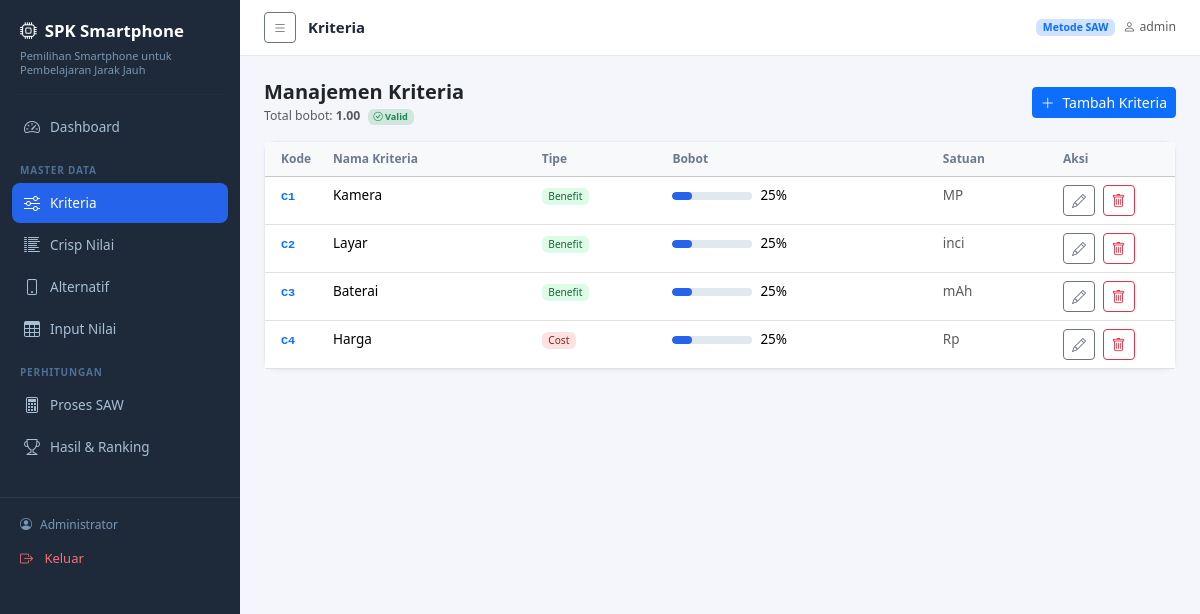
/pages/kriteria.php (signed in), run on the app's committed database.
### tables this page shows
CREATE TABLE kriteria (
    id INT AUTO_INCREMENT PRIMARY KEY,
    kode VARCHAR(10) NOT NULL UNIQUE,
    nama VARCHAR(100) NOT NULL,
    tipe ENUM('benefit','cost') NOT NULL,
    bobot DECIMAL(5,4) NOT NULL,
    satuan VARCHAR(50),
    created_at TIMESTAMP DEFAULT CURRENT_TIMESTAMP
);

### config/database.php (called while the page is built, shortened)
<?php
function getDB(): PDO {
    static $pdo = null;
    if ($pdo === null) {
        try {
            $dsn = "mysql:host=" . DB_HOST . ";port=" . DB_PORT . ";dbname=" . DB_NAME . ";charset=utf8mb4";
            $pdo = new PDO($dsn, DB_USER, DB_PASS, [
                PDO::ATTR_ERRMODE            => PDO::ERRMODE_EXCEPTION,
                PDO::ATTR_DEFAULT_FETCH_MODE => PDO::FETCH_ASSOC,
                PDO::ATTR_EMULATE_PREPARES   => false,
            ]);
        } catch (PDOException $e) {
            die(json_encode(['error' => 'Koneksi database gagal: ' . $e->getMessage()]));
        }
    }
    return $pdo;
}

### includes/SAW.php (called while the page is built, shortened)
<?php
require_once __DIR__ . '/../config/database.php';
class SAW {
    private PDO $db;
    public function __construct() {
        $this->db = getDB();
    }
    public function getAllKriteria(): array {
        return $this->db->query("SELECT * FROM kriteria ORDER BY kode")->fetchAll();
    }
    public function getTotalBobot(): float {
        return (float)($this->db->query("SELECT SUM(bobot) AS t FROM kriteria")->fetch()['t'] ?? 0);
    }
}

### pages/kriteria.php (the view, shortened to what this page needs)
<?php
require_once __DIR__ . '/../includes/SAW.php';
$saw = new SAW();
$kriteria   = $saw->getAllKriteria();
$totalBobot = $saw->getTotalBobot();
include __DIR__ . '/../includes/header.php';
?>
<div class="d-flex justify-content-between align-items-center mb-3">
    <div>
        <h5 class="mb-0 fw-600">Manajemen Kriteria</h5>
        <small class="text-muted">Total bobot: <strong><?= number_format($totalBobot,2) ?></strong>
            <?php if (abs($totalBobot - 1) > 0.001): ?>
                <span class="badge bg-warning text-dark ms-1"><i class="bi bi-exclamation-triangle"></i> Sebaiknya = 1.00</span>
            <?php else: ?>
                <span class="badge bg-success-subtle text-success ms-1"><i class="bi bi-check-circle"></i> Valid</span>
            <?php endif; ?>
        </small>
    </div>
    <button class="btn btn-primary btn-sm" data-bs-toggle="modal" data-bs-target="#modalTambah">
        <i class="bi bi-plus-lg me-1"></i> Tambah Kriteria
    </button>
</div>
<div class="card">
    <div class="card-body p-0">
        <table class="table table-hover mb-0">
            <thead class="table-light">
                <tr>
                    <th class="ps-3" style="width:60px">Kode</th>
                    <th>Nama Kriteria</th>
                    <th>Tipe</th>
                    <th>Bobot</th>
                    <th>Satuan</th>
                    <th style="width:120px">Aksi</th>
                </tr>
            </thead>
            <tbody>
                <?php foreach ($kriteria as $k): ?>
                <tr>
                    <td class="ps-3"><code class="text-primary fw-bold"><?= htmlspecialchars($k['kode']) ?></code></td>
                    <td class="fw-500"><?= htmlspecialchars($k['nama']) ?></td>
                    <td>
                        <span class="badge <?= $k['tipe']==='benefit'?'badge-benefit':'badge-cost' ?>">
                            <?= ucfirst($k['tipe']) ?>
                        </span>
                    </td>
                    <td>
                        <div class="d-flex align-items-center gap-2">
                            <div class="vi-bar" style="width:60px">
                                <div class="vi-fill" style="width:<?= ($k['bobot']*100) ?>%"></div>
                            </div>
                            <span><?= number_format($k['bobot']*100,0) ?>%</span>
                        </div>
                    </td>
                    <td class="text-muted"><?= htmlspecialchars($k['satuan']) ?></td>
                    <td>
                        <button class="btn btn-sm btn-outline-secondary btn-edit me-1"
                            data-id="<?= $k['id'] ?>"
                            data-nama="<?= htmlspecialchars($k['nama']) ?>"
                            data-tipe="<?= $k['tipe'] ?>"
                            data-bobot="<?= $k['bobot'] ?>"
                            data-satuan="<?= htmlspecialchars($k['satuan']) ?>">
                            <i class="bi bi-pencil"></i>
                        </button>
                        <form method="POST" class="d-inline">
                            <button type="submit" class="btn btn-sm btn-outline-danger btn-hapus">
                                <i class="bi bi-trash"></i>
                            </button>
                        </form>
                    </td>
                </tr>
                <?php endforeach; ?>
            </tbody>
        </table>
    </div>
</div>
<?php
include __DIR__ . '/../includes/footer.php';
?>

### assets/css/style.css (style rules this page uses)
:root { --sidebar-width: 240px; --topbar-height: 56px; --sidebar-bg: #1e2a3a; --sidebar-hover: rgba(255,255,255,.07); --sidebar-active: #2563eb; --primary: #2563eb; }
body { background: #f4f6fb; font-size: 14px; }
.card { border: 1px solid #e8eaf0; border-radius: 12px; box-shadow: 0 1px 4px rgba(0,0,0,.04); }
.table { font-size: 13.5px; }
.table th { font-size: 12px; font-weight: 600; color: #6b7a8d; white-space: nowrap; }
.vi-bar { height: 8px; border-radius: 4px; background: #e2e8f0; overflow: hidden; min-width: 80px; }
.vi-fill { height: 100%; border-radius: 4px; background: var(--primary); }
.badge-benefit { background: #dcfce7; color: #166534; font-weight: 500; }
.badge-cost { background: #fee2e2; color: #991b1b; font-weight: 500; }
.fw-600 { font-weight: 600; }

### data on the page
kriteria: kode "C1", nama "Kamera", tipe "Benefit", $k['bobot']*100 "25", satuan "MP"
kriteria: kode "C2", nama "Layar", tipe "Benefit", $k['bobot']*100 "25", satuan "inci"
kriteria: kode "C3", nama "Baterai", tipe "Benefit", $k['bobot']*100 "25", satuan "mAh"
kriteria: kode "C4", nama "Harga", tipe "Cost", $k['bobot']*100 "25", satuan "Rp"

### other printed values
$_SESSION['nama_lengkap'] "Administrator"
$pageTitle "Kriteria"
$_SESSION['username'] "admin"
$totalBobot "1.00"
